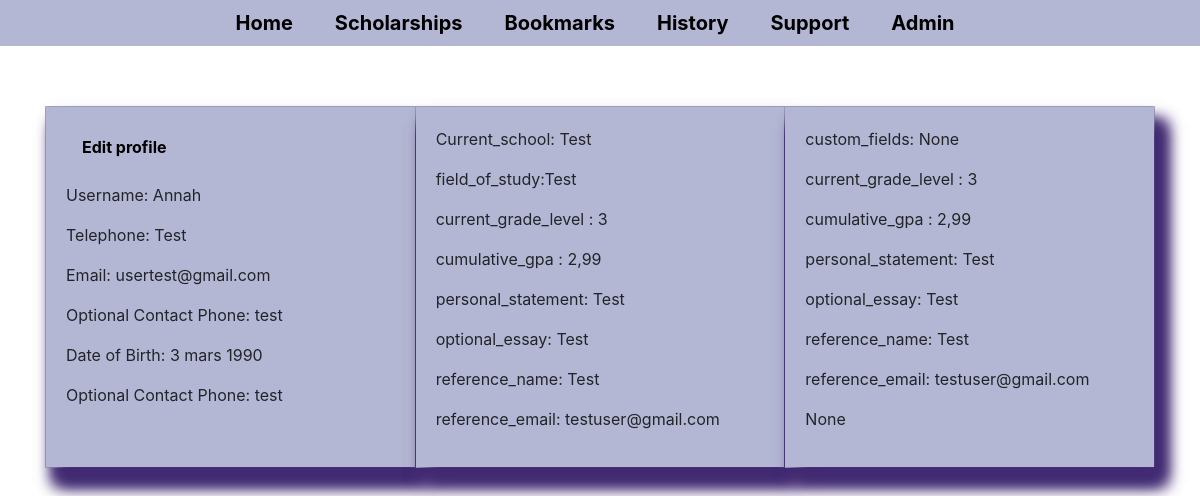
The app's page /profile/view_profile (signed in) with its own data.
### userprofile/models.py (models this page shows, shortened)
class UserProfile(models.Model):
    id= models.IntegerField(primary_key=True)
    user = models.OneToOneField(User, on_delete=models.CASCADE)
    date_of_birth = models.DateField(null=True)
    gender = models.CharField(max_length=10, choices=[('male', 'Male'), ('female', 'Female'), ('other', 'Other')])
    contact_email = models.EmailField(null=True)
    telephone_number = models.CharField(max_length=20,null=True)
    optional_contact_phone = models.CharField(max_length=20,null=True)
    current_school = models.CharField(max_length=255,null=True)
    field_of_study = models.CharField(max_length=255,null=True)
    current_grade_level = models.CharField(max_length=10,null=True)
    cumulative_gpa = models.DecimalField(max_digits=4, decimal_places=2,null=True)
    personal_statement = models.TextField(null=True)
    optional_essay = models.TextField(null=True)
    reference_name = models.CharField(max_length=255,null=True)
    reference_email = models.EmailField(null=True)
    custom_fields = JSONField(blank=True, null=True)

### userprofile/views.py (the view)
# urls.py: path('view_profile',views.view_profile, name='viewprofile'),
@login_required
def view_profile(request):
    try:
        profile = UserProfile.objects.get(user=request.user)
    except ObjectDoesNotExist:
        return redirect('addprofile')
    return render(request, "view_profile.html", {"profile": profile})

### userprofile/templates/view_profile.html (shortened to what this page needs)
{% include 'navbar.html' %}
<!DOCTYPE html>
<html lang="en">
<head>
  <link rel="stylesheet" href="https://cdnjs.cloudflare.com/ajax/libs/font-awesome/4.7.0/css/font-awesome.min.css">
  <link rel="stylesheet" href="https://cdn.jsdelivr.net/npm/bootstrap@4.0.0/dist/css/bootstrap.min.css">
<body>
  <div class="container">
  <div class="card-group">
    <div class="card">
      <div class="card-body">
        <p><a class="nav-link" href="{% url 'editprofile' id=profile.id %}">Edit profile</a></p>
        <p class="profile-info">Username: {{ profile.user }}</p>
        <p class="profile-info">Telephone: {{ profile.telephone_number }}</p>
        <p class="profile-info">Email: {{ profile.contact_email }}</p>
        <p class="profile-info">Optional Contact Phone: {{ profile.optional_contact_phone }}</p>
        <p class="profile-info">Date of Birth: {{ profile.date_of_birth }}</p>
        <p class="profile-info">Optional Contact Phone: {{ profile.optional_contact_phone }}</p>
    </div>
  </div>
    <div class="card">
      <div class="card-body">
        <p class="profile-info">Current_school: {{ profile.current_school }}</p>
        <p class="profile-info">field_of_study:{{ profile.field_of_study }}</p>
        <p class="profile-info"> current_grade_level : {{ profile.current_grade_level }}</p>
        <p class="profile-info">cumulative_gpa : {{ profile.cumulative_gpa }}</p>
        <p class="profile-info">personal_statement: {{ profile.personal_statement}}</p>
        <p class="profile-info">optional_essay: {{ profile.optional_essay }}</p>
        <p class="profile-info"> reference_name: {{ profile.reference_name }}</p>
        <p class="profile-info">reference_email: {{ profile.reference_email }}</p>
    </div>
  </div>
    <div class="card">
      <div class="card-body">
        <p class="profile-info">custom_fields: {{ profile.custom_fields }}</p>
        <p class="profile-info"> current_grade_level : {{ profile.current_grade_level }}</p>
        <p class="profile-info">cumulative_gpa : {{ profile.cumulative_gpa }}</p>
        <p class="profile-info">personal_statement: {{ profile.personal_statement}}</p>
        <p class="profile-info">optional_essay: {{ profile.optional_essay }}</p>
        <p class="profile-info"> reference_name: {{ profile.reference_name }}</p>
        <p class="profile-info">reference_email: {{ profile.reference_email }}</p>
        <p class="profile-info"> {{ profile.custom_fields }}</p>
      </div>
    </div>
  </div>
  </div>
</body>
  </html>

### scholarships/templates/Navbar.html (style rules this page uses)
.nav-link { color: black; font-weight: bold; }

### userprofile/templates/view_profile.html (style rules this page uses)
.card-group, .card, .card-body { background-color: rgb(180, 183, 211); box-shadow: 10px 16px 16px #422b72; }
.container { margin-top: 5%; }

### records on screen
UserProfile: user "Annah", telephone_number "Test", contact_email "usertest@gmail.com", optional_contact_phone "test", date_of_birth "3 mars 1990", current_school "Test", field_of_study "Test", current_grade_level "3", cumulative_gpa "2,99", personal_statement "Test", optional_essay "Test", reference_name "Test", reference_email "testuser@gmail.com", custom_fields "None"
